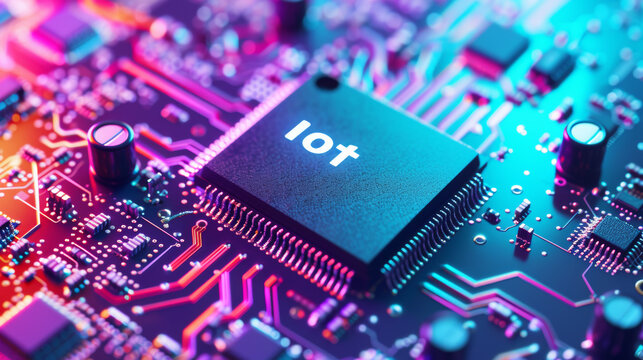
#> input picture input.jpg, 643 x 360 px
$ python encoder.py
#> lines starting #> are read from the running program, lines starting #| are printed output that depends on the picture
import cv2
import numpy as np
import struct
import os

# Configuration mappings for resolution and bit depth
RESOLUTION_MAP = {0: 100, 1: 200, 2: 400, 3: 800}
BITDEPTH_MAP = {0: 1, 1: 2, 2: 4, 3: 8}


def prepare_square_grayscale(filepath):
    """Read image and convert to center-cropped grayscale square."""
    grayscale_img = cv2.imread(filepath, cv2.IMREAD_GRAYSCALE)
    height, width = grayscale_img.shape

    # Calculate square dimensions from shorter side
    crop_size = min(height, width)
    y_offset = (height - crop_size) // 2
    x_offset = (width - crop_size) // 2

    cropped = grayscale_img[y_offset:y_offset+crop_size, x_offset:x_offset+crop_size]
    return cropped


def apply_quantization(image_array, bit_depth):
    """Reduce intensity levels based on bit depth."""
    num_levels = 2 ** bit_depth
    normalized = image_array.astype(np.float32) / 255.0
    quantized = np.round(normalized * (num_levels - 1)).astype(np.uint8)
    return quantized


def encode_image(source_path, res_idx, depth_idx, target_file):
    """
    Compress and encode image to binary format.

    Parameters:
    - source_path: Path to input image
    - res_idx: Resolution index (0-3)
    - depth_idx: Bit depth index (0-3)
    - target_file: Output binary file path
    """
    processed_img = prepare_square_grayscale(source_path)

    # Resize to target resolution
    target_res = RESOLUTION_MAP[res_idx]
    scaled_img = cv2.resize(processed_img, (target_res, target_res),
                           interpolation=cv2.INTER_AREA)

    # Apply bit depth quantization
    bit_depth = BITDEPTH_MAP[depth_idx]
    quantized_data = apply_quantization(scaled_img, bit_depth)

    # Create header byte (4 bits total: 2 for resolution + 2 for bit depth)
    header_byte = (res_idx << 2) | depth_idx

    # Write binary file
    with open(target_file, "wb") as output:
        output.write(struct.pack('B', header_byte))
        output.write(quantized_data.tobytes())

    print(f"[ENCODE] Output written to → {target_file}")
    return True


def get_encoder_inputs():
    """Get user inputs for encoding parameters."""
    print("=" * 60)
    print("IMAGE ENCODER")
    print("=" * 60)

    # Get image path
    input_image = input("\nEnter the image file path (e.g., image.png): ").strip()
#> the answer given: input.jpg

    if not os.path.exists(input_image):
        print(f"Error: File '{input_image}' not found!")
        return None, None, None

    # Display spatial resolution options
    print("\n" + "-" * 60)
    print("SPATIAL RESOLUTION SELECTION (Sampling)")
    print("-" * 60)
    print("Select one of the following spatial resolutions:")
    print("  [0] 100 × 100 pixels")
    print("  [1] 200 × 200 pixels")
    print("  [2] 400 × 400 pixels")
    print("  [3] 800 × 800 pixels")

    while True:
        try:
            resolution_idx = int(input("\nEnter your choice (0-3): ").strip())
            if resolution_idx in RESOLUTION_MAP:
                break
            else:
                print("Invalid choice! Please enter a number between 0 and 3.")
        except ValueError:
            print("Invalid input! Please enter a number.")
#> this loop made 1 pass; the answer given on pass 1: 1

    # Display intensity depth options
    print("\n" + "-" * 60)
    print("INTENSITY RESOLUTION SELECTION (Quantization)")
    print("-" * 60)
    print("Select the pixel intensity depth:")
    print("  [0] 1 bit  (2 gray levels)")
    print("  [1] 2 bits (4 gray levels)")
    print("  [2] 4 bits (16 gray levels)")
    print("  [3] 8 bits (256 gray levels)")

    while True:
        try:
            bitdepth_idx = int(input("\nEnter your choice (0-3): ").strip())
            if bitdepth_idx in BITDEPTH_MAP:
                break
            else:
                print("Invalid choice! Please enter a number between 0 and 3.")
        except ValueError:
            print("Invalid input! Please enter a number.")

    print("\n" + "=" * 60)
    print(f"Configuration Summary:")
    print(f"  Image: {input_image}")
    print(f"  Resolution: {RESOLUTION_MAP[resolution_idx]} × {RESOLUTION_MAP[resolution_idx]} pixels")
    print(f"  Bit Depth: {BITDEPTH_MAP[bitdepth_idx]} bits ({2**BITDEPTH_MAP[bitdepth_idx]} gray levels)")
    print("=" * 60 + "\n")

    return input_image, resolution_idx, bitdepth_idx


if __name__ == "__main__":
    # Get user inputs
    input_image, resolution_idx, bitdepth_idx = get_encoder_inputs()

    if input_image is None:
        exit(1)

    # Encoding phase
    print("\n[ENCODING] Processing...")
    print(f"  - Loading and preprocessing: {input_image}")
    print(f"  - Cropping to center square")
    print(f"  - Resizing to {RESOLUTION_MAP[resolution_idx]}×{RESOLUTION_MAP[resolution_idx]}")
    print(f"  - Quantizing to {BITDEPTH_MAP[bitdepth_idx]}-bit depth")

    encode_image(input_image, resolution_idx, bitdepth_idx, "encoded_image.bin")
#> in prepare_square_grayscale, `grayscale_img = cv2.imread(filepath, cv2.IMREAD_GRAYSCALE)`:
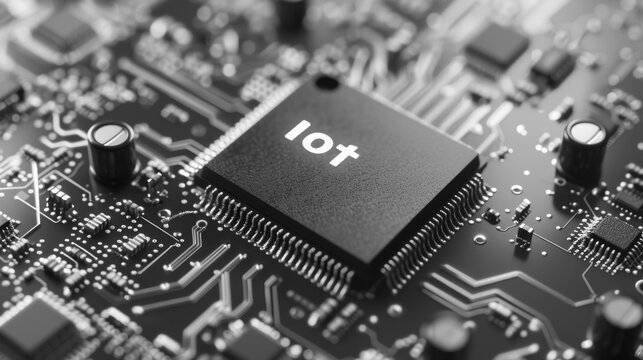
#> grayscale_img: shape (360, 643); min 0, max 255, mean 108.4
#> in prepare_square_grayscale, `cropped = grayscale_img[y_offset:y_offset+crop_size, x_offset:x_offset..`:
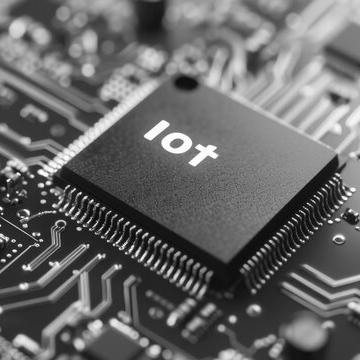
#> cropped: shape (360, 360); min 0, max 255, mean 103.4
#> in encode_image, `scaled_img = cv2.resize(processed_img, (target_res, target_res), inter..`:
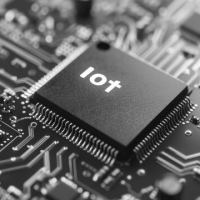
#> scaled_img: shape (200, 200); min 11, max 254, mean 103.4
#> in apply_quantization, `quantized = np.round(normalized * (num_levels - 1)).astype(np.uint8)`:
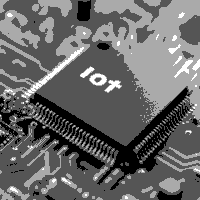
#> quantized: shape (200, 200); min 0, max 3, mean 1.22; drawn with min black and max white

    print("\n" + "=" * 60)
    print("Encoding Complete!")
    print("=" * 60)
